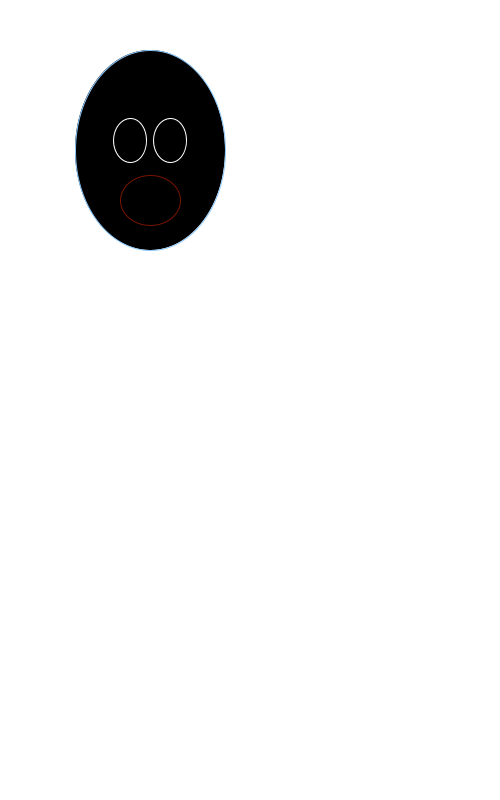
Frame 1 (no input)
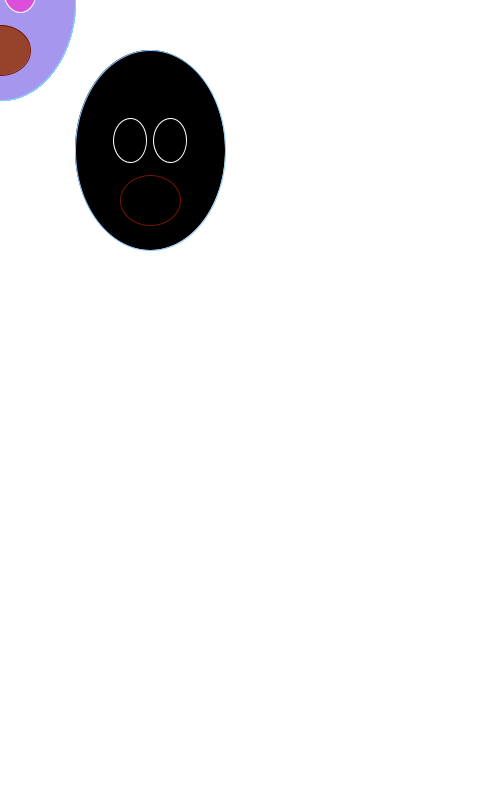
Frame 60 (the mouse pressed at the canvas centre just before this capture)
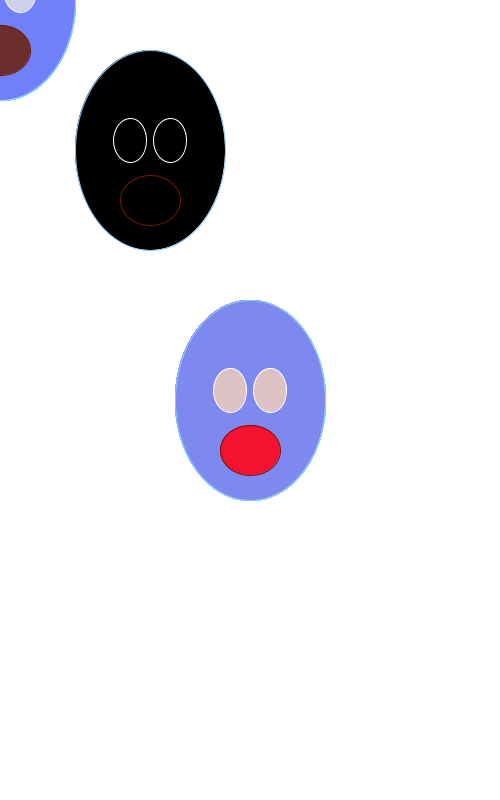
Frame 120 (the mouse held since frame 60 and released just before this capture)

The Processing sketch that drew these frames (run headless with seeded random() and noise(); from frame 60 on, the mouse is pressed at the canvas centre):

// Processing sketch: processing_67546
// ── processing_67546.pde

//Alien Experiment

float zoogX = 150;
float zoogY = 150;

float eyeR;
float eyeG;
float eyeB;

float mouthR;
float mouthG;
float mouthB;

float skinR;
float skinG;
float skinB;

float change;



void setup() {
  size(500,800);
  smooth();
  background(255,255,255);
  
}

void draw() {
  
  stroke(140,201,253);
  fill(skinR,skinG,skinB);
  ellipse(zoogX,zoogY,150,200);
  stroke(255);
  fill(eyeR,eyeG,eyeB);
  ellipse(zoogX - 20,zoogY - 10,33,44);
  ellipse(zoogX + 20,zoogY - 10,33,44);
  stroke(120,20,0);
  fill(mouthR,mouthG,mouthB);
  ellipse(zoogX,zoogY + 50,60,50);
  
  change = random(0.01,2);
  zoogX = pmouseX;
  zoogY = pmouseY;
  eyeR = random(0,255);
  eyeG = random(0,255);
  eyeB = random(0,255);
  mouthR = random(100,255);
  mouthG = random(0,100);
  mouthB = random(0,50);
  skinR = random(100,185);
  skinG = random(120,155);
  skinB = random (200,255);
  
}
